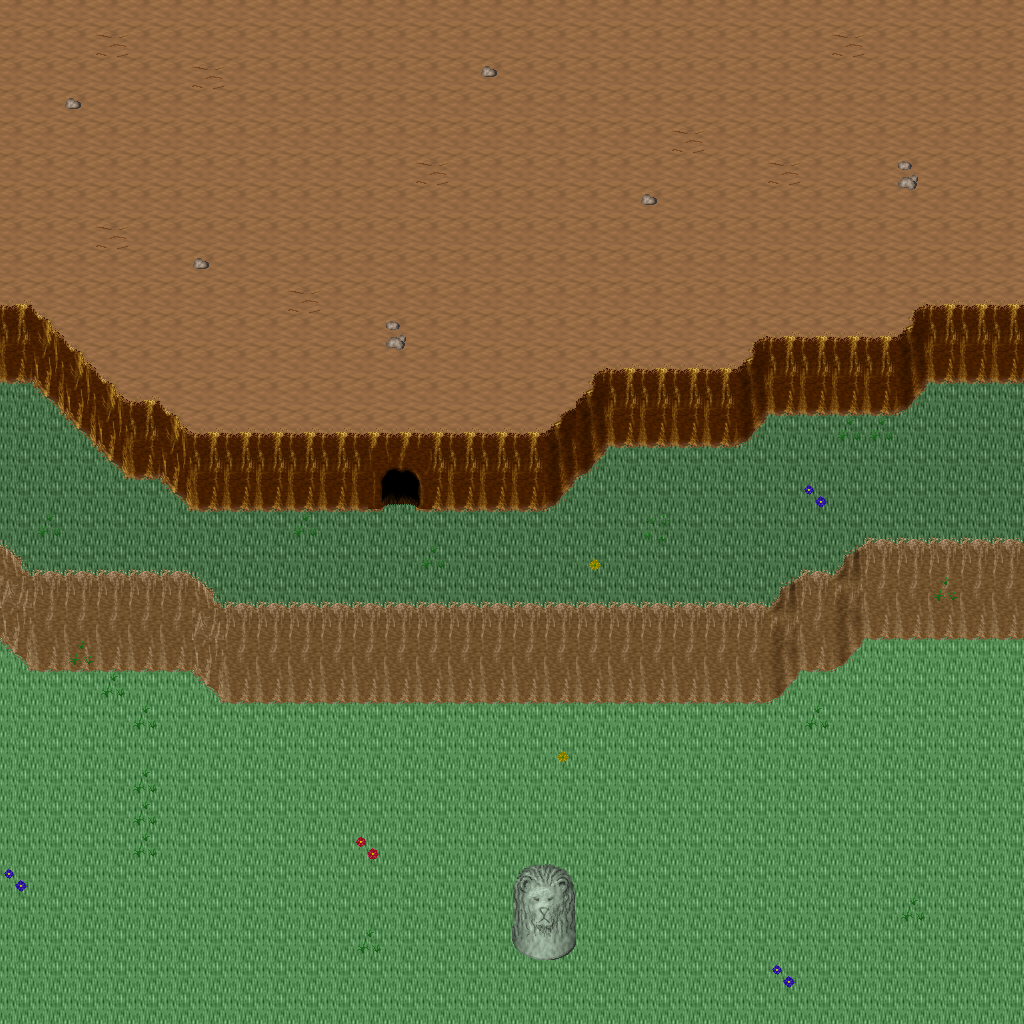

Below is a game level as drawn by its tile map, then a one-line description and the .tmx that defines it (tile-layer data replaced by summaries):
An orthogonal 32x32 tile map with 32x32 px tiles, 5 tile layers (Ground, Objects, Objects2, Above, ...), 1 hidden layer not drawn, 23 tilesets.

<map version="1.10" tiledversion="1.11.0" orientation="orthogonal" renderorder="right-down" width="32" height="32" tilewidth="32" tileheight="32" infinite="0" nextlayerid="11" nextobjectid="1">
 <tileset firstgid="1" name="ground_ground" tilewidth="32" tileheight="32" tilecount="33" columns="3">
  <image source="../drawable/ground_ground.png" width="96" height="352" />
 </tileset>
 <tileset firstgid="34" name="ground_water_pool" tilewidth="32" tileheight="32" tilecount="72" columns="3">
  <image source="../drawable/ground_water_pool.png" width="96" height="768" />
 </tileset>
 <tileset firstgid="106" name="ground_ridge_earth_dark" tilewidth="32" tileheight="32" tilecount="96" columns="12">
  <image source="../drawable/ground_ridge_earth_dark.png" width="384" height="256" />
 </tileset>
 <tileset firstgid="202" name="ground_ridge_earth_pale" tilewidth="32" tileheight="32" tilecount="96" columns="12">
  <image source="../drawable/ground_ridge_earth_pale.png" width="384" height="256" />
 </tileset>
 <tileset firstgid="298" name="ground_grass_edges" tilewidth="32" tileheight="32" tilecount="36" columns="12">
  <image source="../drawable/ground_grass_edges.png" width="384" height="96" />
 </tileset>
 <tileset firstgid="334" name="ground_grass_corners" tilewidth="32" tileheight="32" tilecount="24" columns="6">
  <image source="../drawable/ground_grass_corners.png" width="192" height="128" />
 </tileset>
 <tileset firstgid="358" name="ground_earth_edges" tilewidth="32" tileheight="32" tilecount="18" columns="6">
  <image source="../drawable/ground_earth_edges.png" width="192" height="96" />
 </tileset>
 <tileset firstgid="376" name="ground_rock_pebbles" tilewidth="32" tileheight="32" tilecount="3" columns="1">
  <image source="../drawable/ground_rock_pebbles.png" width="32" height="96" />
 </tileset>
 <tileset firstgid="379" name="ground_ladder_steps" tilewidth="32" tileheight="32" tilecount="6" columns="3">
  <image source="../drawable/ground_ladder_steps.png" width="96" height="64" />
 </tileset>
 <tileset firstgid="385" name="plant_grasses" tilewidth="32" tileheight="32" tilecount="6" columns="3">
  <image source="../drawable/plant_grasses.png" width="96" height="64" />
 </tileset>
 <tileset firstgid="391" name="plant_flower_daisy_red" tilewidth="32" tileheight="32" tilecount="8" columns="2">
  <image source="../drawable/plant_flower_daisy_red.png" width="64" height="128" />
 </tileset>
 <tileset firstgid="399" name="plant_flower_daisy_yellow" tilewidth="32" tileheight="32" tilecount="8" columns="2">
  <image source="../drawable/plant_flower_daisy_yellow.png" width="64" height="128" />
 </tileset>
 <tileset firstgid="407" name="plant_flower_daisy_blue" tilewidth="32" tileheight="32" tilecount="8" columns="2">
  <image source="../drawable/plant_flower_daisy_blue.png" width="64" height="128" />
 </tileset>
 <tileset firstgid="415" name="item_corpse_huge_animal" tilewidth="32" tileheight="32" tilecount="16" columns="2">
  <image source="../drawable/item_corpse_huge_animal.png" width="64" height="256" />
 </tileset>
 <tileset firstgid="431" name="item_pot_dark_barrel" tilewidth="32" tileheight="32" tilecount="2" columns="1">
  <image source="../drawable/item_pot_dark_barrel.png" width="32" height="64" />
 </tileset>
 <tileset firstgid="433" name="item_statue_green_stone" tilewidth="32" tileheight="32" tilecount="12" columns="4">
  <image source="../drawable/item_statue_green_stone.png" width="128" height="96" />
 </tileset>
 <tileset firstgid="445" name="logic_creature_orc" tilewidth="32" tileheight="32" tilecount="6" columns="6">
  <image source="../drawable/logic_creature_orc.png" width="192" height="32" />
 </tileset>
 <tileset firstgid="451" name="logic_creature_animal" tilewidth="32" tileheight="32" tilecount="32" columns="8">
  <image source="../drawable/logic_creature_animal.png" width="256" height="128" />
 </tileset>
 <tileset firstgid="483" name="logic_portal" tilewidth="32" tileheight="32" tilecount="24" columns="8">
  <image source="../drawable/logic_portal.png" width="256" height="96" />
 </tileset>
 <tileset firstgid="507" name="logic_collision" tilewidth="32" tileheight="32" tilecount="1" columns="1">
  <image source="../drawable/logic_collision.png" width="32" height="32" />
 </tileset>
 <tileset firstgid="508" name="plant_tree_spruce" tilewidth="32" tileheight="32" tilecount="6" columns="2">
  <image source="../drawable/plant_tree_spruce.png" width="64" height="96" />
 </tileset>
 <tileset firstgid="514" name="plant_tree_taller_trees" tilewidth="32" tileheight="32" tilecount="32" columns="8">
  <image source="../drawable/plant_tree_taller_trees.png" width="256" height="128" />
 </tileset>
 <tileset firstgid="546" name="plant_bush_bush_mult_colored" tilewidth="32" tileheight="32" tilecount="6" columns="3">
  <image source="../drawable/plant_bush_bush_mult_colored.png" width="96" height="64" />
 </tileset>
 <layer id="1" name="Ground" width="32" height="32">
  <data>[1024 cells, 1024 non-empty, 3 distinct tile ids]</data>
 </layer>
 <layer id="2" name="Objects" width="32" height="32">
  <data>[1024 cells, 235 non-empty, 26 distinct tile ids]</data>
 </layer>
 <layer id="3" name="Objects2" width="32" height="32">
  <data>[1024 cells, 47 non-empty, 17 distinct tile ids]</data>
 </layer>
 <layer id="4" name="Above" width="32" height="32">
  <data>[1024 cells, 7 non-empty, 6 distinct tile ids]</data>
 </layer>
 <layer id="5" name="Above2" width="32" height="32">
  <data>[1024 cells, 0 non-empty, 0 distinct tile ids]</data>
 </layer>
 <layer id="6" name="Walkable" width="32" height="32" visible="0">
  <data>[1024 cells, 199 non-empty, 1 distinct tile ids]</data>
 </layer>
 <objectgroup id="7" name="Mapevents" />
 <objectgroup id="8" name="Spawn" />
 <objectgroup id="9" name="Keys" />
 <objectgroup id="10" name="Replace" />
</map>
